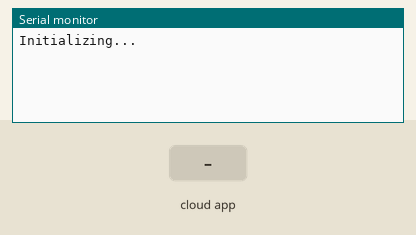
Recording of a sketch running on a simulated ESP8266 (NodeMCU). Shown: the last lines printed to the serial monitor. Inputs (shaded band) come from the test bench. WiFi joins after 1.5 s; servers stay silent unless stated; the Firebase database answers and starts empty.

Above: at 4.7 s.
4.8 s: the phone or cloud app sets number to 0
At 10.0 s:
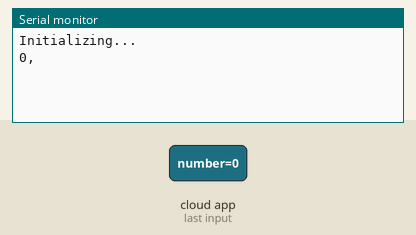
10.6 s: the phone or cloud app sets message to 0
13.6 s: the phone or cloud app sets number to 1
At 15.3 s:
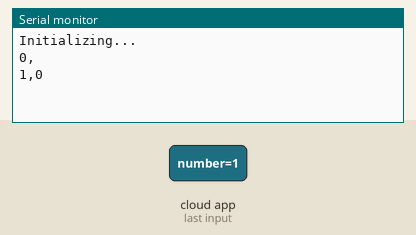
16.6 s: the phone or cloud app sets message to 1
At 20.4 s:
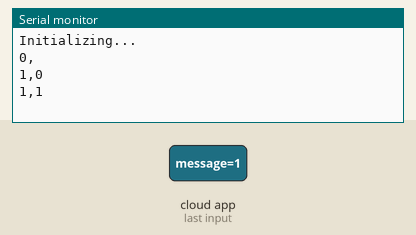

The sketch:

texting-app.ino
```cpp
#include <ESP8266WiFi.h>
#include <FirebaseESP8266.h>
#include "connection.h"


FirebaseData firebaseData;
String prevPhoneNumber = "";
String prevMessage = "";

void setup() {
  Serial.begin(9600);
  Serial.println("Initializing...");

  connectToWiFi();
  connectToFirebase();

  delay(2000);
}

void loop() {
  // Fetch message and number from Firebase
  String phoneNumber;
  String message;

  if (Firebase.getString(firebaseData, "/contact/number")) {
    if (firebaseData.dataType() == "string") {
      phoneNumber = firebaseData.stringData();
    }
  }

  if (Firebase.getString(firebaseData, "/contact/message")) {
    if (firebaseData.dataType() == "string") {
      message = firebaseData.stringData();
    }
  }

  // Check if phone number or message has changed
  if (phoneNumber != prevPhoneNumber || message != prevMessage) {
    // Concatenate phone number and message with a comma
    String dataToSend = phoneNumber + "," + message;
    sendToArduino(dataToSend);

    // Update previous values
    prevPhoneNumber = phoneNumber;
    prevMessage = message;
  }

  delay(5000); // Adjust delay as needed
}

void sendToArduino(String data) {
  Serial.println(data); // Sending data to Arduino
}
```

connection.h
```cpp
#ifndef FIREBASE_CONNECTION_H
#define FIREBASE_CONNECTION_H

#include <ESP8266WiFi.h>
#include <FirebaseESP8266.h>
#include <WiFiManager.h> // Include the WiFiManager library


#define FIREBASE_HOST "https://texting-webapp-default-rtdb.asia-southeast1.firebasedatabase.app/"
#define FIREBASE_AUTH "X93QVrFjsUHglzGFkyCAu7eS0FpLwABkpTi1SThT"


// Forward declaration
void saveConfigCallback();

void connectToWiFi() {
  // Create an instance of WiFiManager
  WiFiManager wifiManager;


  // Set callback functions to handle saving custom parameters
  wifiManager.setSaveConfigCallback(saveConfigCallback);

  // Try to connect to previously saved WiFi credentials
  if (!wifiManager.autoConnect("esp wifi setup")) {
    // Reset and try again
    ESP.reset();
    delay(5000);
  }


  wifiManager.setDebugOutput(false);
}


void connectToFirebase() {
  Firebase.begin(FIREBASE_HOST, FIREBASE_AUTH);
  Firebase.reconnectWiFi(true);


}

void saveConfigCallback() {
  // Called when WiFiManager enters configuration mode to save custom parameters
  Serial.println("Configuring WiFi...");
  // You can add custom logic here to save the WiFi credentials to EEPROM or any other storage
}


#endif
```

Measured:
- after the input at 4.8 s, the serial monitor: prints a new line after 4.3 s (image 1)
- after the input at 13.6 s, the serial monitor: prints a new line after 0.80 s (image 2)
- after the input at 16.6 s, the serial monitor: prints a new line after 3.1 s (image 3)
